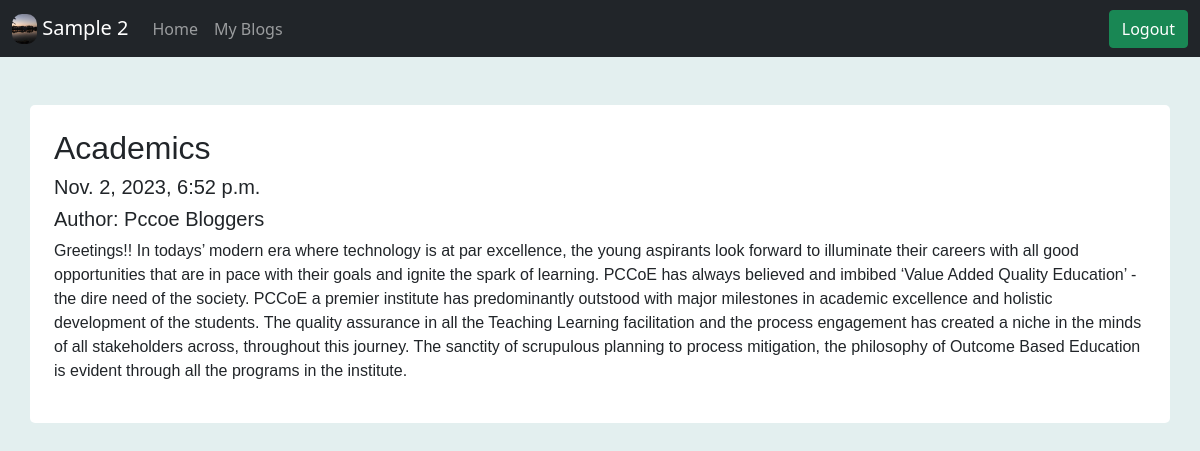
Screenshot of /posts/10 (signed in) with the database file from the repository.
### blog/models.py (models this page shows, shortened)
class Author(models.Model):
    user = models.OneToOneField(User,on_delete=models.CASCADE,null=True)
    name = models.CharField(max_length=100)
    image = models.ImageField(upload_to='authors', null=True)

class Post(models.Model):
    author = models.ForeignKey(Author,on_delete=models.CASCADE,null=True)
    title = models.CharField(max_length=100)
    body = models.CharField(max_length=1000)
    created_at = models.DateTimeField(default=dt.now, blank=True)

### blog/views.py (the view)
# urls.py: path('posts/<str:pk>',views.post_page,name='post_page'),
def post_page(request,pk):
    post = Post.objects.get(id=pk)
    if request.user.is_authenticated:
        author = Author.objects.filter(user=request.user)
        return render(request,'post.html',{'post':post, 'author':author[0]})
    return render(request,'post.html',{'post':post,'author':None})

### templates/post.html (shortened to what this page needs)
{% extends 'base.html' %}
{% block content %}
<div class="container mt-5 p-4 " style='border-radius: 5px;font-family: Arial;background-color:white;'>
      <h2>{{post.title}}</h2>
      <h5>{{post.created_at}}</h5>
      <h5>Author: {{post.author.name}}</h5>
      <p>{{post.body}}</p>
  </div>
{% endblock content %}

### templates/base.html (shortened to what this page needs)
{% load static %}
<!DOCTYPE html>
<html lang="en">
<head>
    <link href="https://cdn.jsdelivr.net/npm/bootstrap@5.0.2/dist/css/bootstrap.min.css" rel="stylesheet">
</head>
<body>
    <nav class="navbar navbar-expand-lg navbar-dark bg-dark">
        <div class="container-fluid">
          {% if request.user.is_authenticated %}
              <a class="navbar-brand" href="author/{{author.id}}">
                <img src="{{author.image.url}}" alt="" width="25" height="30" class="d-inline-block align-text-top" style="border-radius: 10px;">
                {{request.user.first_name}} {{request.user.last_name}}
              </a>
          {% else %}
              <a class="navbar-brand" href="/">Bloggers.com</a>
          {% endif %}
          <div class="collapse navbar-collapse" id="navbarSupportedContent">
            <ul class="navbar-nav me-auto mb-2 mb-lg-0">
              <li class="nav-item">
                <a class="nav-link" aria-current="page" href={% url "home" %}>Home</a>
              </li>
              <li class="nav-item">
                {% if request.user.is_authenticated %}
                <a class="nav-link" href={% url 'my_blogs' %}>My Blogs</a>
                {% else %}
                <a class="nav-link" href={% url 'login_page' %}>Write a Blog</a>
                {% endif %}
              </li>
            </ul>
            <button class="btn btn-success" type="submit">
                {% if request.user.is_authenticated %}
                <a href={% url 'logout_page'%} style="text-decoration:none;color:white;">Logout</a>
                {% else %}
                <a href={% url 'login_page'%} style="text-decoration:none;color:white;">Login</a>
                {% endif %}
              </button>
          </div>
        </div>
      </nav>
  {% block content %}
  {% endblock content %}
</body>
</html>

### templates/base.html (style rules this page uses)
body { background-color:rgb(227, 239, 239); margin: 0px; padding: 0px; }

### rows the page displays
Author: image (picture)
Post: title "Academics", created_at "Nov. 2, 2023, 6:52 p.m.", author.name "Pccoe Bloggers", body "Greetings!! In todays’ modern era where technology is at par excellence, the young aspirants look forward to illuminate their careers with all good opportunities that are in pace with their goals and ignite the spark of learning. PCCoE has always believed and imbibed ‘Value Added Quality Education’ - the dire need of the society. PCCoE a premier institute has predominantly outstood with major milestones in academic excellence and holistic development of the students. The quality assurance in all the Teaching Learning facilitation and the process engagement has created a niche in the minds of all stakeholders across, throughout this journey. The sanctity of scrupulous planning to process…"

### other values shown
{{ request.user.first_name }} "Sample"
{{ request.user.last_name }} "2"
